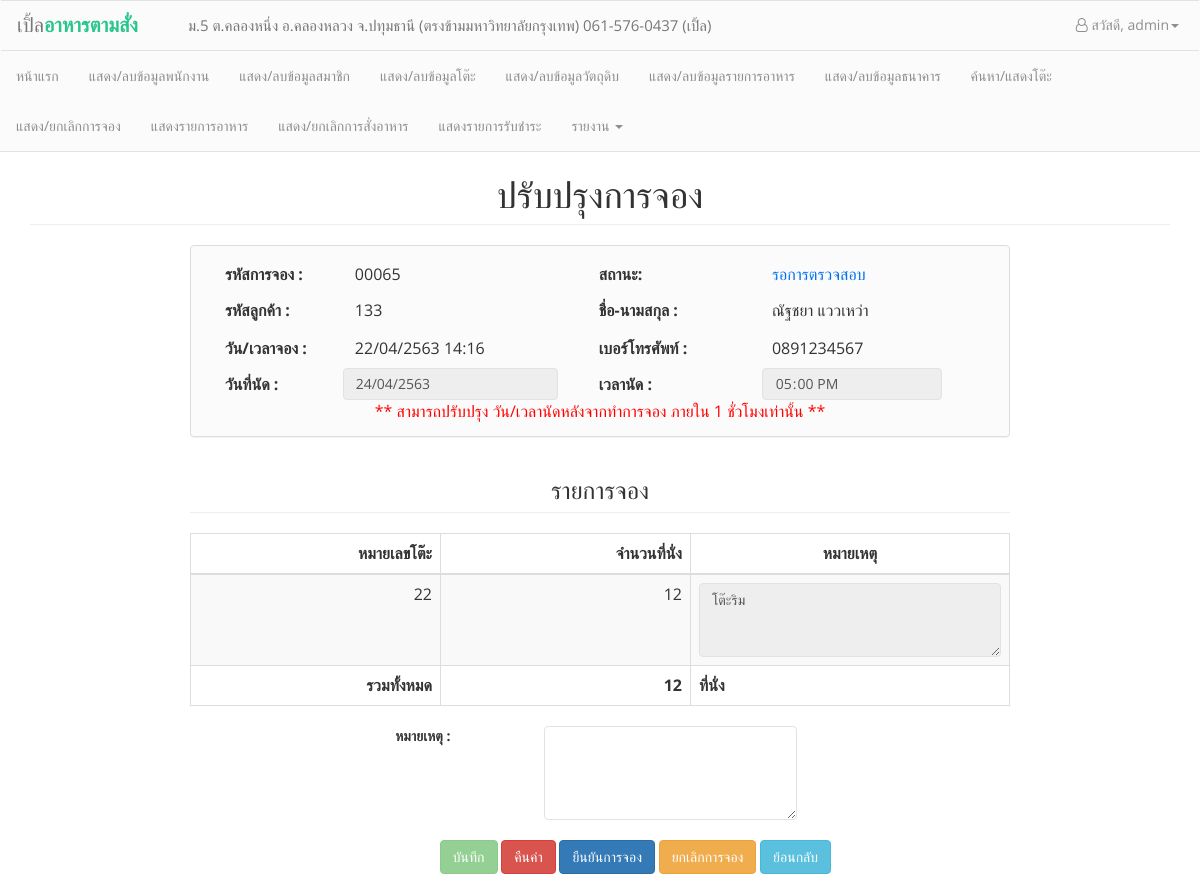
The page /admin/reserve_edit.php?rid=00065 (signed in) on the database its author committed.
### tables this page shows
CREATE TABLE `customers` (
  `cusid` int(5) NOT NULL AUTO_INCREMENT,
  `cus_name` varchar(50) NOT NULL,
  `cus_user` varchar(20) NOT NULL,
  `cus_birth` date DEFAULT NULL,
  `cus_tel` varchar(15) NOT NULL,
  `cus_email` varchar(30) NOT NULL,
  `cus_status` int(1) NOT NULL,
  `cus_password` char(40) NOT NULL,
  `cus_postnum` varchar(5) NOT NULL,
  `cus_address` varchar(100) NOT NULL,
  PRIMARY KEY (`cusid`)
);

CREATE TABLE `reservations` (
  `reserv_id` int(5) unsigned zerofill NOT NULL AUTO_INCREMENT COMMENT 'รหัสการจอง',
  `reserv_date_appointment` date NOT NULL COMMENT 'วันที่นัด',
  `reserv_time_appointment` time NOT NULL COMMENT 'เวลานัด',
  `reserv_date_reservation` datetime NOT NULL,
  `reserv_status` int(1) NOT NULL,
  `reserv_note` varchar(100) NOT NULL,
  `cusid` int(5) NOT NULL,
  PRIMARY KEY (`reserv_id`),
  KEY `cusid` (`cusid`),
  CONSTRAINT `reservations_ibfk_1` FOREIGN KEY (`cusid`) REFERENCES `customers` (`cusid`)
);

CREATE TABLE `reservelist` (
  `reservlist_id` int(5) unsigned zerofill NOT NULL AUTO_INCREMENT,
  `reservlist_amount` int(3) NOT NULL COMMENT 'จำนวนคนจอง',
  `reservlist_status` int(1) NOT NULL COMMENT 'สถานะ',
  `reservlist_note` varchar(100) NOT NULL COMMENT 'หมายเหตุ',
  `reserv_id` int(5) unsigned zerofill NOT NULL,
  `tables_no` int(5) NOT NULL,
  PRIMARY KEY (`reservlist_id`),
  KEY `reserv_id` (`reserv_id`),
  KEY `tables_no` (`tables_no`),
  CONSTRAINT `reservelist_ibfk_1` FOREIGN KEY (`tables_no`) REFERENCES `tables` (`tables_no`),
  CONSTRAINT `reservelist_ibfk_2` FOREIGN KEY (`reserv_id`) REFERENCES `reservations` (`reserv_id`) ON DELETE CASCADE
);

### conf/function.php (called while the page is built, shortened)
<?php
function tothaiyear($dates)
{
    $date = date("d-m-Y", strtotime($dates));
    $d1 = substr($date, 0, 2);
    $m1 = substr($date, 3, 2);
    $y = substr($date, 6, 4);
    $y1 = $y + 543;
    if ($date == "") {
        return "";
    } else {
        return $d1 . "/" . $m1 . "/" . $y1;
    }
}
function dt_tothaiyear($dates)
{
    $date = date("d-m-Y H:i", strtotime($dates));
    $d1 = substr($date, 0, 2);
    $m1 = substr($date, 3, 2);
    $y = substr($date, 6, 4);
    $y1 = $y + 543;
    $time = substr($date, 11, 6);
    if ($date == "") {
        return "";
    } else {
        return $d1 . "/" . $m1 . "/" . $y1 . " " . $time;
    }
}

### admin/reserve_edit.php (the view, shortened to what this page needs)
<head>
</head>
<body>
    <?php
    include("conf/header_admin.php");
    include("../conf/connection.php");
    include_once("../conf/function.php");
    $sql_reservedata  = "SELECT * FROM reservations WHERE reserv_id = '{$_GET['rid']}'";
    $query_reserve = mysqli_query($link, $sql_reservedata);
    $reserve_data = mysqli_fetch_assoc($query_reserve);
    $sql_cusdata    = "SELECT * FROM customers WHERE cusid = '{$reserve_data['cusid']}'";
    $query_customer = mysqli_query($link, $sql_cusdata);
    $cus_data = mysqli_fetch_assoc($query_customer);
    if ($reserve_data['reserv_status'] == 0) {
        $reserve_status = "<font color='#0072EE'>รอการตรวจสอบ</font>";
    } elseif ($reserve_data['reserv_status'] == 1) {
        $reserve_status = "<font color='#12BB4F'>ยืนยันการจอง</font>";
    } elseif ($reserve_data['reserv_status'] == 2) {
        $reserve_status = "<font color='red'>ยกเลิกการจอง</font>";
        echo "<script>window.location.assign('staff_reserve_history.php');</script>";
        exit();
    }
    ?>
    <div class="container" style="padding-top: 135px;">
        <div class="col">
            <h1 class="page-header text-center">ปรับปรุงการจอง</h1>
            <div class="container" style="width:850px">
                <div class="panel panel-default" align="center" style="background-color:#FBFBFB;">
                    <p>
                        <form id="checkout_order" class="form" name="checkout_order" method="POST" action="save_edit_reserve.php">
                            <table width="750px" border="0" align="center">
                                <tr style="padding-top:15px">
                                    <td width="" height="36px"><b>รหัสการจอง :</b></td>
                                    <td width="25%"><?php echo $_GET['rid'] ?></td>
                                    <td width="20%"><b>สถานะ:</b></td>
                                    <td width="20%"><?= $reserve_status ?>
                                </tr>
                                <tr>
                                    <td width="" height="36px"><b>รหัสลูกค้า :</b></td>
                                    <td width="25%"><?php echo $cus_data['cusid'] ?></td>
                                    <td width="20%" height="36px"><b>ชื่อ-นามสกุล :</b></td>
                                    <td><?php echo $cus_data['cus_name']; ?></td>
                                </tr>
                                <tr>
                                    <td height="40px" width="15%"><b>วัน/เวลาจอง :</b></td>
                                    <td width="25%">
                                        <?= dt_tothaiyear($reserve_data['reserv_date_reservation']); ?>
                                    </td>
                                    <td width="16%" height="40px"><b>เบอร์โทรศัพท์ :</b></td>
                                    <td><?php echo $cus_data['cus_tel'] ?></td>
                                </tr>
                                <tr>
                                    <?php
                                    $time = date("Y-m-d H:i");
                                    $reserve_time = date("Y-m-d H:i", strtotime($reserve_data['reserv_date_reservation']) + 60 * 60);
                                    if ($time > $reserve_time) {
                                        $editable = "disabled";
                                    } else {
                                        $editable = "";
                                    }
                                    ?>
                                    <td width="15%" height="32px"><b>วันที่นัด :</b></td>
                                    <td width="25%">
                                        <input class="form-control datepicker-checkout" <?= $editable ?> autocomplete="off" style="height:32px; width:215px; margin-left:-5%;" onchange="validate_reservetime();" onfocus="$(this).blur();" id="reserv_date_appointment" onkeypress="return false" onpaste="return false" type="text" name="reserv_date_appointment" required value="<?= tothaiyear($reserve_data['reserv_date_appointment']) ?>">
                                    </td>
                                    <td width="15%" height="32px"><b>เวลานัด :</b></td>
                                    <td>
                                        <input class="form-control" type="time" min="09:00" max="19:00" <?= $editable ?> required oninvalid="this.setCustomValidity('กรุณากรอกเวลาระหว่าง 09:00-19.00')" oninput="this.setCustomValidity('')" style="height:32px; width:180px; margin-left:-5%;" id="reserv_time_appointment" name="reserv_time_appointment" required value="<?= substr($reserve_data['reserv_time_appointment'], 0, 5) ?>">
                                    </td>
                                </tr>
                                    <tr>
                                        <td colspan="4" align="center" height="20px">
                                            <font color="red">** สามารถปรับปรุง วัน/เวลานัดหลังจากทำการจอง ภายใน 1 ชั่วโมงเท่านั้น **</font>
                                        </td>
                                    </tr>
                            </table>
                </div>
                <h3 class="page-header text-center">รายการจอง</h3>
                <table class="table table-striped table-bordered">
                    <thead>
                        <th style="text-align:right; width:250px;">หมายเลขโต๊ะ</th>
                        <th style="text-align:right; width:250px;">จำนวนที่นั่ง</th>
                        <th style="text-align:center;">หมายเหตุ</th>
                    </thead>
                    <?php
                    $reservelist_sql = "SELECT * FROM reservelist WHERE reserv_id = '" . $_GET['rid'] . "'";
                    $reservelist_query = mysqli_query($link, $reservelist_sql);
                    $sum_seats = $i = 0;
                    while ($reservelist_data = mysqli_fetch_array($reservelist_query)) {
                        $sum_seats += $reservelist_data['reservlist_amount'];
                    ?>
                        <td align="right"><?php echo $reservelist_data['tables_no'] ?></td>
                        <td align="right"><?php echo $reservelist_data['reservlist_amount']; ?></td>
                        <td><textarea name="reservlist_note_<?= $i ?>" <?= $editable ?> class="form-control" rows="3" cols="30"><?= $reservelist_data['reservlist_note'] ?></textarea></td>
                    <?php
                        $i++;
                    }   ?>
                    <tr>
                        <td class="text-right"><b>รวมทั้งหมด</b></td>
                        <td colspan="1" class="text-right"><b><?= $sum_seats ?></b></td>
                        <td><b>ที่นั่ง</b></td>
                    </tr>
            </div>
            <div class="row">
                <div class="col-md-offset-2 col-md-3" style="text-align: center;">
                    <label>หมายเหตุ :</label>
                </div>
                <div class="col-md-4">
                    <textarea name="reserve_note" class="form-control" rows="4" cols="30"><?= $reserve_data['reserv_note'] ?></textarea>
                </div>
            </div>
            <div class="row">
                <div class="col-md-7 col-md-offset-3" style="text-align: center; padding-top:20px;">
                    <input type="submit" <?= $editable ?> name="submit" id="submit" onclick="if(confirm('ยืนยันการปรับปรุงการจอง?')) return true; else return false;" class="btn btn-success" value="บันทึก" />
                    <button type="reset" class="btn btn-danger">คืนค่า</button>
                    <button type="submit" name="confirms" onclick="if(confirm('ต้องการยืนยันการจอง?')) return true; else return false;" class="btn btn-primary">ยืนยันการจอง</button>
                    <button type="submit" name="cancel" onclick="if(confirm('ต้องการยกเลิการจอง?')) return true; else return false;" class="btn btn-warning">ยกเลิกการจอง</button></form>
                    <button type="button" class="btn btn-info" onclick="window.history.back();">ย้อนกลับ</button>
                </div>
            </div>
        </div> <br>
    </div>
</body>

### admin/conf/header_admin.php (style rules this page uses)
body { font-family: 'Open Sans', sans-serif; }
.form-control { box-shadow: none; border-radius: 4px; border-color: #dfe3e8; }

### rows shown on the page
customers: cusid "133", cus_name "ณัฐชยา แววเหว่า", cus_tel "0891234567"
reservations: reserv_date_reservation "22/04/2563 14:16", reserv_date_appointment "24/04/2563", reserv_time_appointment "17:00"
reservelist: tables_no "22", reservlist_amount "12", reserv+reservlist_note "โต๊ะริม"

### other values the page prints
$_SESSION['staff'] "admin"
$_GET['rid'] "00065"
$sum_seats "12"
